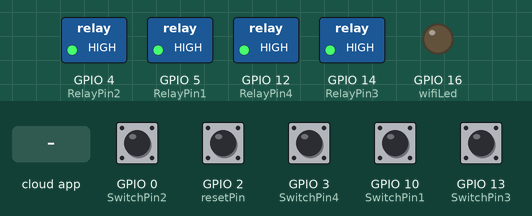
Recording of a sketch running on a simulated ESP8266 (NodeMCU). Parts: switched loads named in the sketch (green lamp = pin HIGH), output pins drawn as LEDs (lit = HIGH). The test bench sets the inputs (shaded band); at power-on: GPIO 0 (SwitchPin2), GPIO 2 (resetPin), GPIO 3 (SwitchPin4), GPIO 10 (SwitchPin1), GPIO 13 (SwitchPin3) HIGH. WiFi joins after 1.5 s; servers stay silent unless stated; what the sketch prints to the serial monitor is not drawn.

Above: at 2.7 s.
2.8 s: the phone or cloud app sets 635388b7134b2df11cd2b0e5 to 1
At 4.0 s:
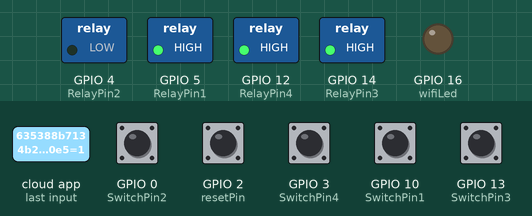
4.3 s: the phone or cloud app sets 63538953134b2df11cd2b1bc to 1
At 5.2 s:
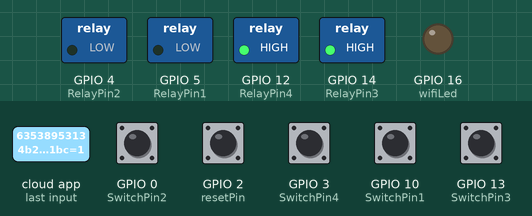
5.8 s: the phone or cloud app sets 635f9c56b8a7fefbd62ca08a to 1
At 6.4 s:
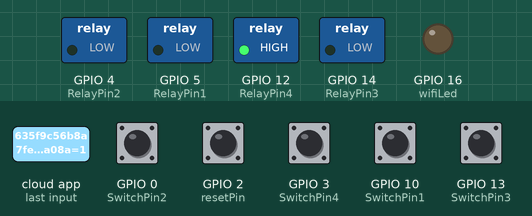
7.3 s: the phone or cloud app sets SWITCH_ID_NO_4_HERE to 1
At 8.5 s:
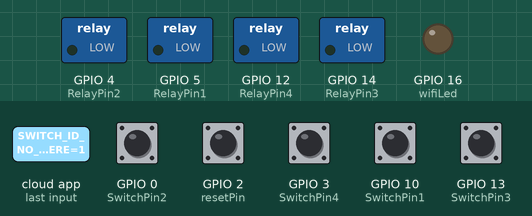
8.8 s: the phone or cloud app sets 635388b7134b2df11cd2b0e5 to 0
At 9.9 s:
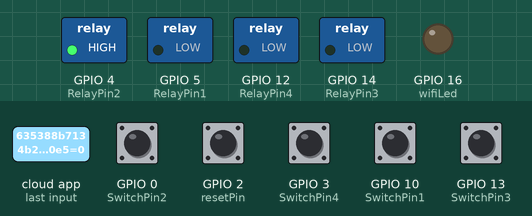
10.3 s: the phone or cloud app sets 63538953134b2df11cd2b1bc to 0
At 11.0 s:
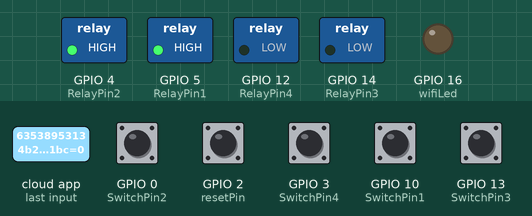
Timing chart, 0 to 12.8 s (numbered marks = the images above; inputs shaded):
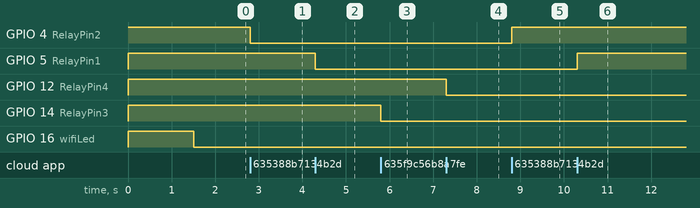

The sketch:

ESP8266_3CH_RELAY_WEBSERVER_WIFI_OTA.ino
```cpp
#include <Arduino.h>
#include <ESP8266WiFi.h>
#include <WiFiManager.h>       // https://github.com/tzapu/WiFiManager
#include <DNSServer.h>
#include <ESP8266WebServer.h>
#include "SinricPro.h"
#include "SinricProSwitch.h"
#include <map>

// ------------ Sinric Pro Credentials ------------
#define APP_KEY     "d0ff3d0f-cfa4-4458-940e-033091f5ae3d"
#define APP_SECRET  "dad2976a-1dd4-4d06-82b6-00e2e5fb0b6a-a286b2b4-b7b0-413c-96ab-e228121caf96"

// ------------ Device IDs ------------
#define device_ID_1   "63538953134b2df11cd2b1bc"
#define device_ID_2   "635388b7134b2df11cd2b0e5"
#define device_ID_3   "635f9c56b8a7fefbd62ca08a"
#define device_ID_4   "SWITCH_ID_NO_4_HERE"

// ------------ Relay Pins ------------
#define RelayPin1 5    // D1
#define RelayPin2 4    // D2
#define RelayPin3 14   // D5
#define RelayPin4 12   // D6

// ------------ Manual Switch Pins ------------
#define SwitchPin1 10   // SD3
#define SwitchPin2 0    // D3
#define SwitchPin3 13   // D7
#define SwitchPin4 3    // RX

// ------------ WiFi + LED ------------
#define wifiLed   16   // D0

// ------------ Optional Reset Button ------------
#define resetPin 2     // D4 → GND press for 5 sec = Reset WiFi config

#define BAUD_RATE   9600
#define DEBOUNCE_TIME 250

// ------------ Device Map ------------
typedef struct {
  int relayPIN;
  int flipSwitchPIN;
} deviceConfig_t;

std::map<String, deviceConfig_t> devices = {
    {device_ID_1, { RelayPin1, SwitchPin1 }},
    {device_ID_2, { RelayPin2, SwitchPin2 }},
    {device_ID_3, { RelayPin3, SwitchPin3 }},
    {device_ID_4, { RelayPin4, SwitchPin4 }}
};

typedef struct {
  String deviceId;
  bool lastFlipSwitchState;
  unsigned long lastFlipSwitchChange;
} flipSwitchConfig_t;

std::map<int, flipSwitchConfig_t> flipSwitches;

// ------------ Relay Setup ------------
void setupRelays() {
  for (auto &device : devices) {
    pinMode(device.second.relayPIN, OUTPUT);
    digitalWrite(device.second.relayPIN, HIGH); // active LOW relay
  }
}

// ------------ Switch Setup ------------
void setupFlipSwitches() {
  for (auto &device : devices)  {
    flipSwitchConfig_t flipSwitchConfig;
    flipSwitchConfig.deviceId = device.first;
    flipSwitchConfig.lastFlipSwitchChange = 0;
    flipSwitchConfig.lastFlipSwitchState = true;
    int flipSwitchPIN = device.second.flipSwitchPIN;
    flipSwitches[flipSwitchPIN] = flipSwitchConfig;
    pinMode(flipSwitchPIN, INPUT_PULLUP);
  }
}

// ------------ SinricPro Callback ------------
bool onPowerState(String deviceId, bool &state) {
  int relayPIN = devices[deviceId].relayPIN;
  digitalWrite(relayPIN, !state);  // active LOW relay
  Serial.printf("Device %s => %s\n", deviceId.c_str(), state ? "ON" : "OFF");
  return true;
}

// ------------ Switch Handling ------------
void handleFlipSwitches() {
  unsigned long actualMillis = millis();
  for (auto &flipSwitch : flipSwitches) {
    unsigned long lastChange = flipSwitch.second.lastFlipSwitchChange;
    if (actualMillis - lastChange > DEBOUNCE_TIME) {
      int pin = flipSwitch.first;
      bool lastState = flipSwitch.second.lastFlipSwitchState;
      bool state = digitalRead(pin);
      if (state != lastState) {
        flipSwitch.second.lastFlipSwitchChange = actualMillis;
        String deviceId = flipSwitch.second.deviceId;
        int relayPIN = devices[deviceId].relayPIN;
        bool newRelayState = !digitalRead(relayPIN);
        digitalWrite(relayPIN, newRelayState);

        SinricProSwitch &mySwitch = SinricPro[deviceId];
        mySwitch.sendPowerStateEvent(!newRelayState);

        flipSwitch.second.lastFlipSwitchState = state;
      }
    }
  }
}

// ------------ WiFi Setup (Captive Portal + DNS) ------------
void setupWiFi() {
  WiFiManager wm;
  wm.setDebugOutput(true);

  pinMode(wifiLed, OUTPUT);
  digitalWrite(wifiLed, HIGH);

  // Captive Portal: AP SSID = ESP_Config, Password = 12345678
  if (!wm.autoConnect("ESP_Config", "12345678")) {
    Serial.println("⚠ Failed to connect. Restarting...");
    ESP.restart();
  }

  Serial.println("✅ WiFi Connected!");
  Serial.print("IP Address: ");
  Serial.println(WiFi.localIP());
  digitalWrite(wifiLed, LOW);
}

// ------------ SinricPro Setup ------------
void setupSinricPro() {
  for (auto &device : devices) {
    SinricProSwitch &mySwitch = SinricPro[device.first.c_str()];
    mySwitch.onPowerState(onPowerState);
  }
  SinricPro.begin(APP_KEY, APP_SECRET);
  SinricPro.restoreDeviceStates(true);
}

// ------------ Setup ------------
void setup() {
  Serial.begin(BAUD_RATE);

  pinMode(resetPin, INPUT_PULLUP);  // Reset button

  setupRelays();
  setupFlipSwitches();
  setupWiFi();
  setupSinricPro();
}

// ------------ Loop ------------
void loop() {
  // Reset WiFi credentials if button pressed >5 sec
  if (digitalRead(resetPin) == LOW) {
    delay(5000);
    if (digitalRead(resetPin) == LOW) {
      WiFiManager wm;
      wm.resetSettings();
      Serial.println("⚠ WiFi credentials erased. Restarting...");
      ESP.restart();
    }
  }

  SinricPro.handle();
  handleFlipSwitches();
}
```

Measured:
- after the input at 2.8 s, GPIO 4 (RelayPin2): HIGH → LOW at once
- after the input at 4.3 s, GPIO 5 (RelayPin1): HIGH → LOW at once
- after the input at 5.8 s, GPIO 14 (RelayPin3): HIGH → LOW at once
- after the input at 7.3 s, GPIO 12 (RelayPin4): HIGH → LOW at once
- after the input at 8.8 s, GPIO 4 (RelayPin2): LOW → HIGH at once
- after the input at 10.3 s, GPIO 5 (RelayPin1): LOW → HIGH at once
